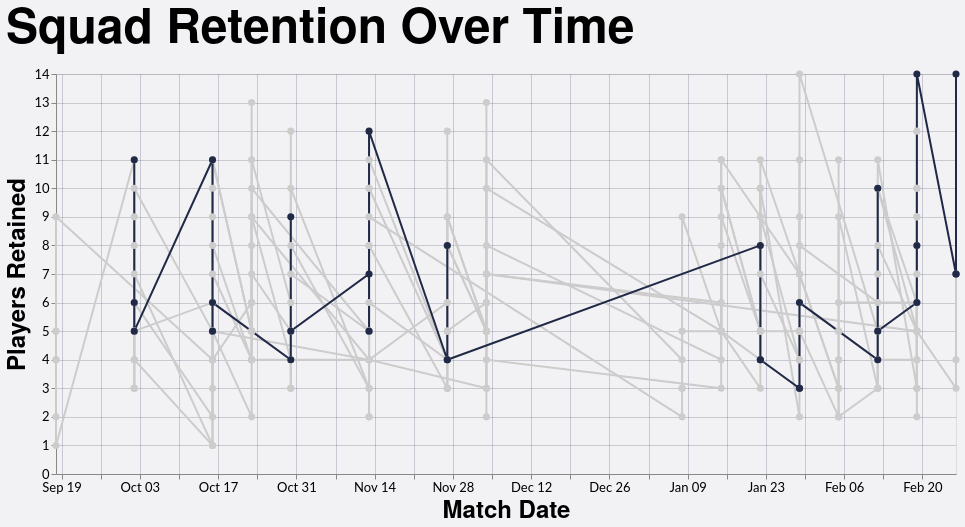

This figure's Vega-Lite source:
### Vega-Lite specification from a JSON file in a GitHub repository (floating-point values rounded to 4 significant figures; data arrays with more than 128 entries replaced by an {"elided": "..."} marker saying what was removed)
{"config": {"axis": {"labelFont": "Lato, sans-serif", "titleFont": "PT Sans Narrow, Helvetica Neue, Helvetica, Arial, sans-serif", "labelFontSize": 13, "titleFontSize": 24, "gridColor": "#202947", "gridOpacity": 0.2}, "header": {"labelFont": "PT Sans Narrow, Helvetica Neue, Helvetica, Arial, sans-serif", "titleFont": "PT Sans Narrow, Helvetica Neue, Helvetica, Arial, sans-serif", "labelFontSize": 24, "titleFontSize": 28, "labelFontWeight": "bold", "orient": "left"}, "legend": {"labelFont": "Lato, sans-serif", "titleFont": "PT Sans Narrow, Helvetica Neue, Helvetica, Arial, sans-serif", "labelFontSize": 14, "titleFontSize": 16, "titlePadding": 5, "fillColor": "white", "strokeColor": "black", "padding": 10, "titleFontWeight": "lighter", "titleFontStyle": "italic", "titleColor": "gray", "offset": 10}, "title": {"font": "PT Sans Narrow, Helvetica Neue, Helvetica, Arial, sans-serif", "fontSize": 48, "fontWeight": "bold", "anchor": "start", "align": "center", "titlePadding": 20, "subtitlePadding": 10, "subtitleFontSize": 13, "subtitleColor": "", "subtitleFontStyle": "italic", "offset": 15, "color": "black"}, "axisX": {"labelAngle": 0}, "facet": {"title": null, "header": null, "align": {"row": "each", "column": "each"}}, "resolve": {"scale": {"y": "independent", "facet": "independent"}}, "background": "#f2f1f4"}, "data": {"name": "data-38e39865377a7efda6e6d0f7f38f539e"}, "mark": {"type": "line", "point": {"size": 50}}, "encoding": {"color": {"field": "Color1", "legend": null, "scale": null, "type": "nominal"}, "detail": {"field": "Team", "type": "nominal"}, "tooltip": [{"field": "Team", "type": "nominal"}, {"field": "Opposition", "type": "nominal"}, {"field": "Date", "format": "%d %b %Y", "type": "temporal"}, {"field": "Season", "type": "nominal"}, {"field": "Unit", "type": "nominal"}, {"field": "Retained", "title": "Players Retained", "type": "quantitative"}], "x": {"field": "Date", "title": "Match Date", "type": "temporal"}, "y": {"field": "Retained", "title": "Players Retained", "type": "quantitative"}}, "height": 400, "title": "Squad Retention Over Time", "width": 900, "$schema": "https://vega.github.io/schema/vega-lite/v5.20.1.json", "datasets": {"data-38e39865377a7efda6e6d0f7f38f539e": {"elided": "258 records"}}}
